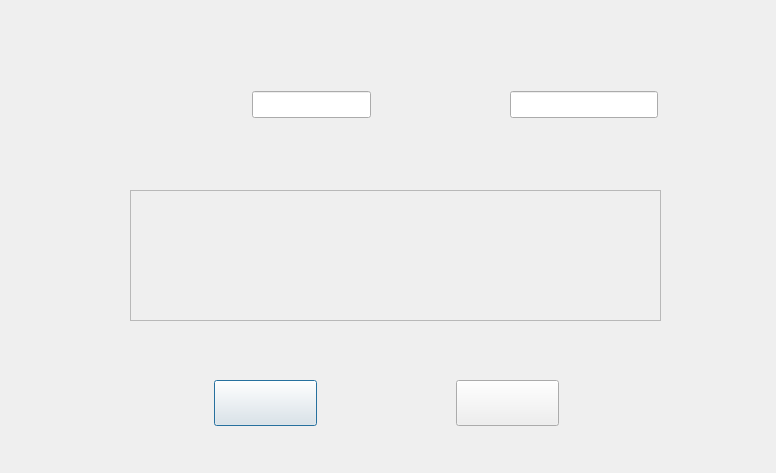
<?xml version="1.0" encoding="UTF-8"?>
<ui version="4.0">
 <class>moreforpaperdialog</class>
 <widget class="QDialog" name="moreforpaperdialog">
  <property name="geometry">
   <rect>
    <x>0</x>
    <y>0</y>
    <width>776</width>
    <height>473</height>
   </rect>
  </property>
  <property name="windowTitle">
   <string>Dialog</string>
  </property>
  <property name="styleSheet">
   <string notr="true">border-image: url(:/new/prefix1/moreforpaperbac.jpg);</string>
  </property>
  <widget class="QPushButton" name="pushButton">
   <property name="geometry">
    <rect>
     <x>214</x>
     <y>380</y>
     <width>103</width>
     <height>46</height>
    </rect>
   </property>
   <property name="styleSheet">
    <string notr="true">border-image: url(:/new/prefix1/paper_save.jpg);</string>
   </property>
   <property name="text">
    <string/>
   </property>
  </widget>
  <widget class="QPushButton" name="pushButton_2">
   <property name="geometry">
    <rect>
     <x>456</x>
     <y>380</y>
     <width>103</width>
     <height>46</height>
    </rect>
   </property>
   <property name="styleSheet">
    <string notr="true">border-image: url(:/new/prefix1/ok.jpg);</string>
   </property>
   <property name="text">
    <string/>
   </property>
  </widget>
  <widget class="QLineEdit" name="page">
   <property name="geometry">
    <rect>
     <x>252</x>
     <y>91</y>
     <width>119</width>
     <height>27</height>
    </rect>
   </property>
   <property name="palette">
    <palette>
     <active>
      <colorrole role="WindowText">
       <brush brushstyle="SolidPattern">
        <color alpha="255">
         <red>255</red>
         <green>255</green>
         <blue>0</blue>
        </color>
       </brush>
      </colorrole>
      <colorrole role="Text">
       <brush brushstyle="SolidPattern">
        <color alpha="255">
         <red>255</red>
         <green>255</green>
         <blue>0</blue>
        </color>
       </brush>
      </colorrole>
     </active>
     <inactive>
      <colorrole role="WindowText">
       <brush brushstyle="SolidPattern">
        <color alpha="255">
         <red>255</red>
         <green>255</green>
         <blue>0</blue>
        </color>
       </brush>
      </colorrole>
      <colorrole role="Text">
       <brush brushstyle="SolidPattern">
        <color alpha="255">
         <red>255</red>
         <green>255</green>
         <blue>0</blue>
        </color>
       </brush>
      </colorrole>
     </inactive>
     <disabled>
      <colorrole role="WindowText">
       <brush brushstyle="SolidPattern">
        <color alpha="255">
         <red>120</red>
         <green>120</green>
         <blue>120</blue>
        </color>
       </brush>
      </colorrole>
      <colorrole role="Text">
       <brush brushstyle="SolidPattern">
        <color alpha="255">
         <red>120</red>
         <green>120</green>
         <blue>120</blue>
        </color>
       </brush>
      </colorrole>
     </disabled>
    </palette>
   </property>
   <property name="font">
    <font>
     <family>Microsoft YaHei</family>
     <pointsize>12</pointsize>
    </font>
   </property>
   <property name="styleSheet">
    <string notr="true">border-image: url(:/new/prefix1/moresmallleft.jpg);</string>
   </property>
  </widget>
  <widget class="QLineEdit" name="year">
   <property name="geometry">
    <rect>
     <x>510</x>
     <y>91</y>
     <width>148</width>
     <height>27</height>
    </rect>
   </property>
   <property name="palette">
    <palette>
     <active>
      <colorrole role="WindowText">
       <brush brushstyle="SolidPattern">
        <color alpha="255">
         <red>255</red>
         <green>255</green>
         <blue>0</blue>
        </color>
       </brush>
      </colorrole>
      <colorrole role="Text">
       <brush brushstyle="SolidPattern">
        <color alpha="255">
         <red>255</red>
         <green>255</green>
         <blue>0</blue>
        </color>
       </brush>
      </colorrole>
     </active>
     <inactive>
      <colorrole role="WindowText">
       <brush brushstyle="SolidPattern">
        <color alpha="255">
         <red>255</red>
         <green>255</green>
         <blue>0</blue>
        </color>
       </brush>
      </colorrole>
      <colorrole role="Text">
       <brush brushstyle="SolidPattern">
        <color alpha="255">
         <red>255</red>
         <green>255</green>
         <blue>0</blue>
        </color>
       </brush>
      </colorrole>
     </inactive>
     <disabled>
      <colorrole role="WindowText">
       <brush brushstyle="SolidPattern">
        <color alpha="255">
         <red>120</red>
         <green>120</green>
         <blue>120</blue>
        </color>
       </brush>
      </colorrole>
      <colorrole role="Text">
       <brush brushstyle="SolidPattern">
        <color alpha="255">
         <red>120</red>
         <green>120</green>
         <blue>120</blue>
        </color>
       </brush>
      </colorrole>
     </disabled>
    </palette>
   </property>
   <property name="font">
    <font>
     <family>Microsoft YaHei</family>
     <pointsize>12</pointsize>
    </font>
   </property>
   <property name="styleSheet">
    <string notr="true">border-image: url(:/new/prefix1/moresmallright.jpg);</string>
   </property>
  </widget>
  <widget class="QTextEdit" name="author">
   <property name="geometry">
    <rect>
     <x>130</x>
     <y>190</y>
     <width>531</width>
     <height>131</height>
    </rect>
   </property>
   <property name="palette">
    <palette>
     <active>
      <colorrole role="Text">
       <brush brushstyle="SolidPattern">
        <color alpha="255">
         <red>255</red>
         <green>255</green>
         <blue>0</blue>
        </color>
       </brush>
      </colorrole>
      <colorrole role="Base">
       <brush brushstyle="NoBrush">
        <color alpha="255">
         <red>0</red>
         <green>0</green>
         <blue>0</blue>
        </color>
       </brush>
      </colorrole>
     </active>
     <inactive>
      <colorrole role="Text">
       <brush brushstyle="SolidPattern">
        <color alpha="255">
         <red>255</red>
         <green>255</green>
         <blue>0</blue>
        </color>
       </brush>
      </colorrole>
      <colorrole role="Base">
       <brush brushstyle="NoBrush">
        <color alpha="255">
         <red>0</red>
         <green>0</green>
         <blue>0</blue>
        </color>
       </brush>
      </colorrole>
     </inactive>
     <disabled>
      <colorrole role="Text">
       <brush brushstyle="SolidPattern">
        <color alpha="255">
         <red>120</red>
         <green>120</green>
         <blue>120</blue>
        </color>
       </brush>
      </colorrole>
      <colorrole role="Base">
       <brush brushstyle="NoBrush">
        <color alpha="255">
         <red>0</red>
         <green>0</green>
         <blue>0</blue>
        </color>
       </brush>
      </colorrole>
     </disabled>
    </palette>
   </property>
   <property name="font">
    <font>
     <family>Microsoft YaHei</family>
     <pointsize>12</pointsize>
    </font>
   </property>
   <property name="styleSheet">
    <string notr="true">border-image: url(:/new/prefix1/morebig.jpg);</string>
   </property>
  </widget>
 </widget>
 <resources/>
 <connections/>
</ui>
